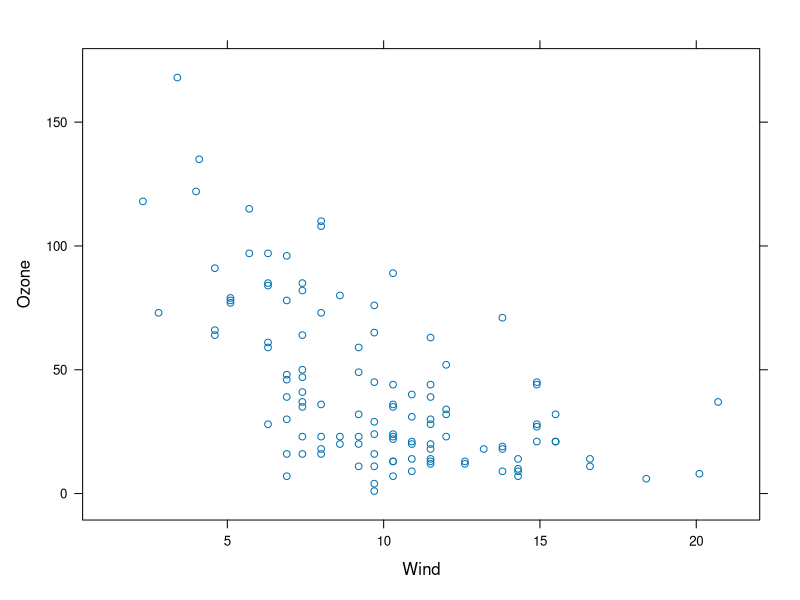
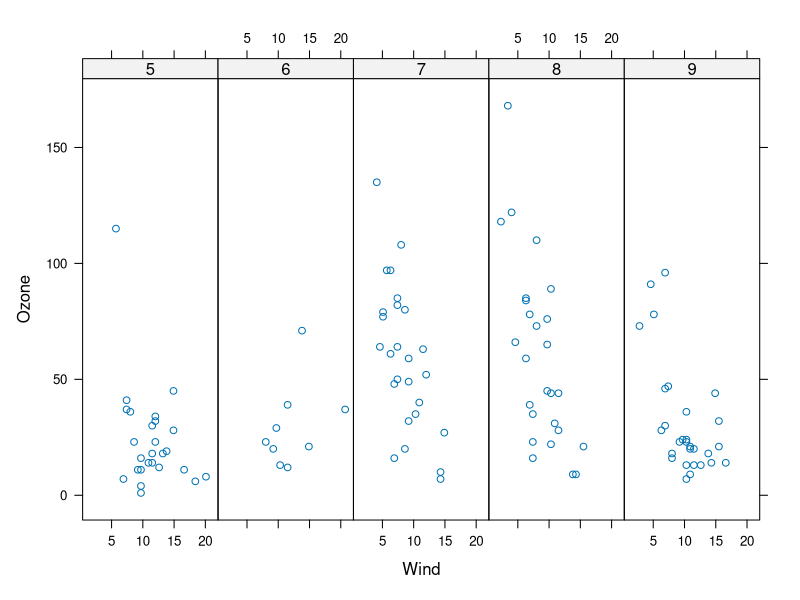
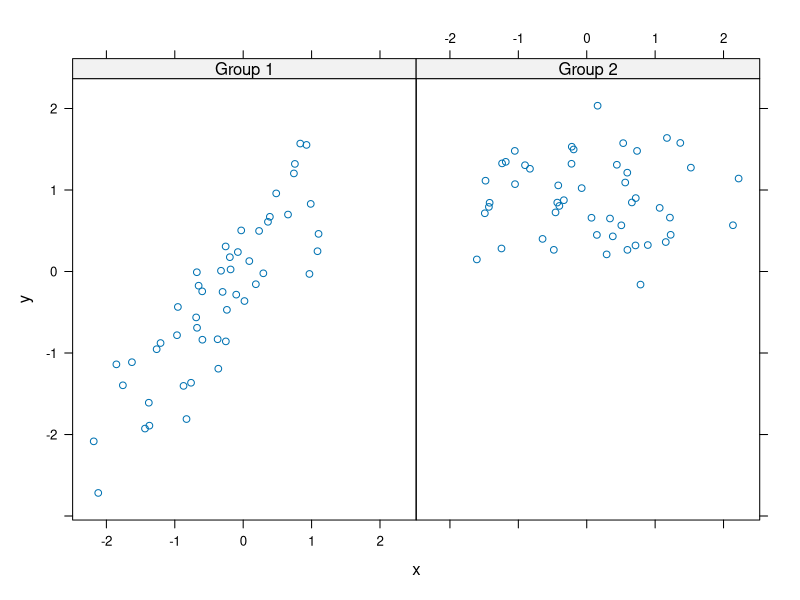
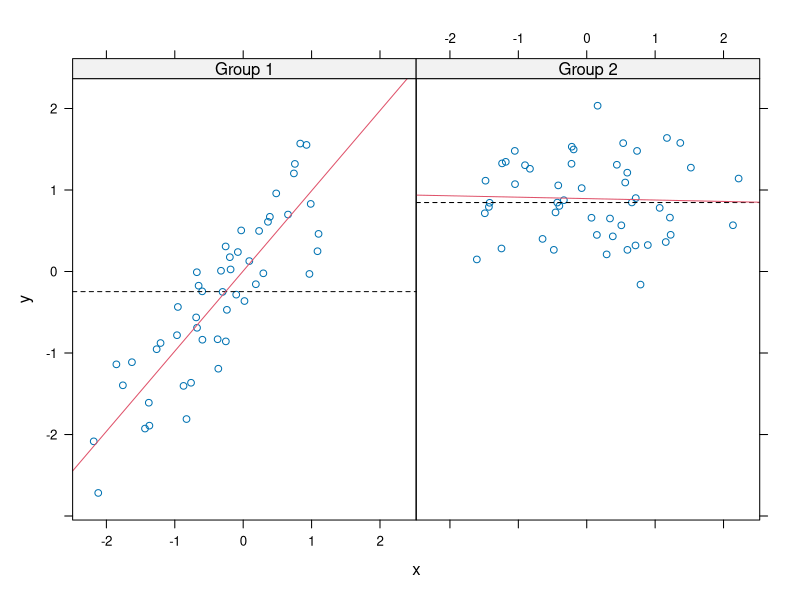
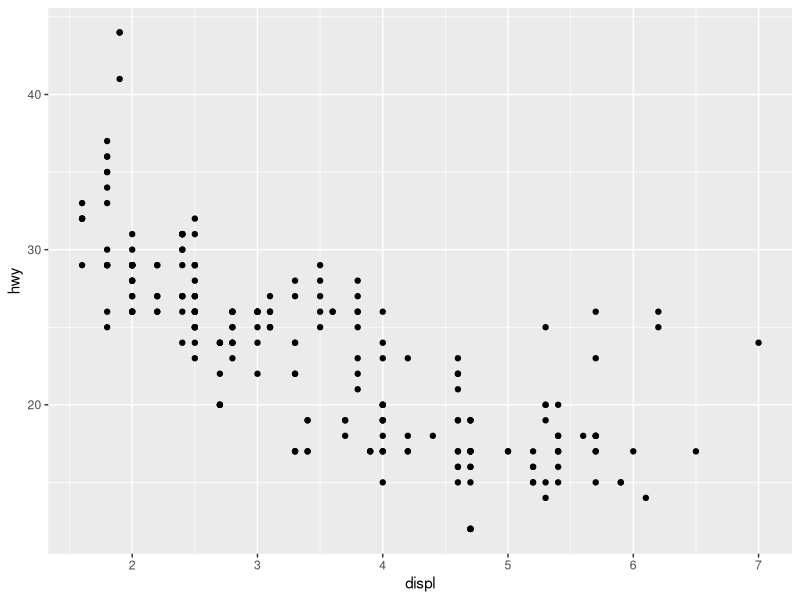
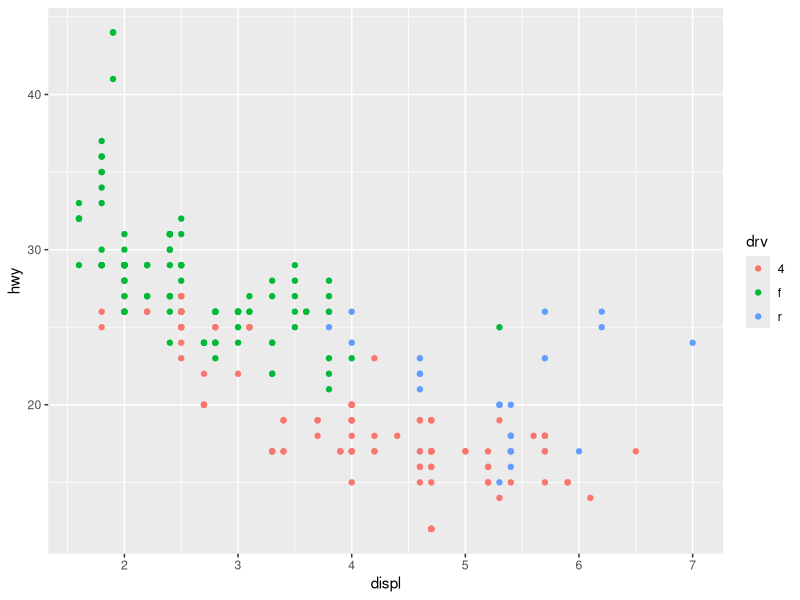
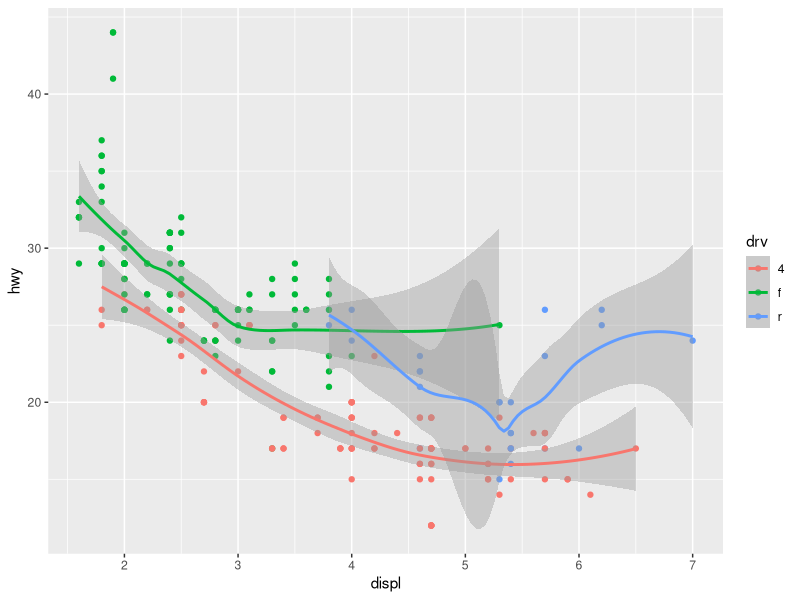
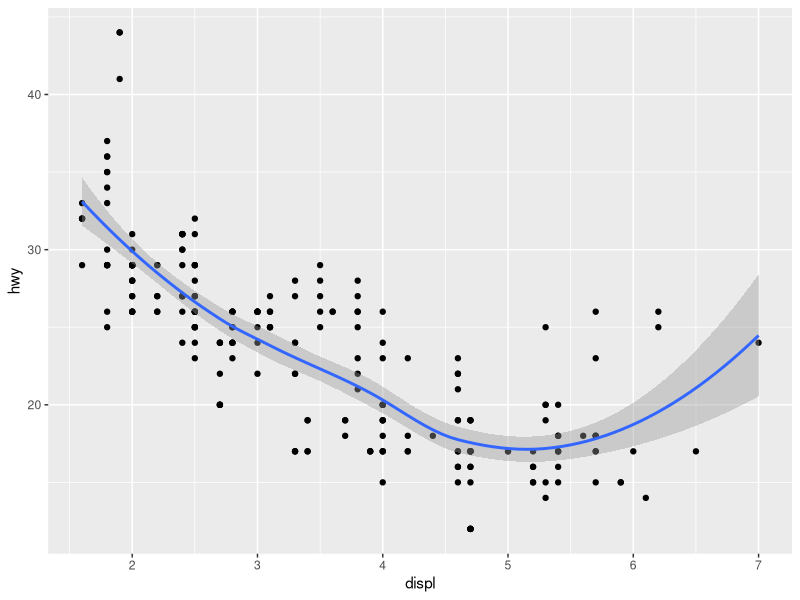

The R script that drew these images, in order:
## ---- chunk 1
library(datasets)
library(lattice)
xyplot(Ozone ~ Wind, data = airquality) # xyplot(y~x, data)
airquality <- transform(airquality, Month = factor(Month))
xyplot(Ozone ~ Wind | Month, data = airquality, layout = c(5,1)) # La barra permite utilizar categorias para que me las grafique por separado, layout = en que tipo de matriz quiero mostrar los graficos (5 columnas por 1 fila)
## ---- chunk 2
set.seed(10)
x <- rnorm(100)
f <- rep(0:1, each = 50)
y <- x+f-f*x+rnorm(100, sd = 0.5)
f <- factor(f,labels = c("Group 1", "Group 2"))
xyplot(y ~ x | f, layout = c(2,1)) #Plot normal
xyplot( y ~ x | f, panel = function(x,y,...){ # La funcion panel me permite editar el plot
        panel.xyplot(x,y,...) # Llamo a la funcion xyplot para crear los puntos
        panel.abline(h = median(y), lty = 2) #Creo una linea horizontal igual a la media (lty me da las lineas punteadas)
        panel.lmline(x , y, col = 2) #Una simple regresion lineal para los datos
})
## ---- chunk 3
library(ggplot2)
qplot(displ,hwy, data = mpg) # qplot(x,y,data)
qplot(displ,hwy, data = mpg, color = drv) # Puedo destacar subgrupos (factores) con color = factor
qplot(displ,hwy, data = mpg, color = drv, geom = c("point", "smooth")) #Puedo crear un suavizamiento de los datos por tipo
qplot(displ,hwy, data = mpg, geom = c("point", "smooth")) #Aqui lo puedo tener de manera general, la zona gris me indica el 95% de confiabilidad
qplot(hwy, data = mpg, fill = drv) #Puedo crear un histograma especificando solamente 1 variables qplot(x,data), aqui los separo por tipos como antes
qplot(displ, hwy, data = mpg, facets = .~drv) # Facets permite generar ventanas con varios graficos (El argumento se separa por ~, si pongo la variable categorica al lado derecho obtengo solo filas, al derecho solo columnas)
qplot(hwy, data = mpg, facets = drv~., binwidth = 2)
maacs <- read.csv("maacs.csv")
qplot(log(eno), data = maacs, na.rm =TRUE, bins = 30)
qplot(log(eno), data = maacs, na.rm =TRUE, bins = 30, fill = mopos)
qplot(log(eno), data = maacs , geom = "density", na.rm = TRUE) # Crea un grafico de densidad
qplot(log(eno), data = maacs , geom = "density", na.rm = TRUE, color = mopos) #Crea el grafico de densidad por tipo
qplot(log(pm25), log(eno), data = maacs, na.rm = TRUE) #Grafico de dispersion entre pm25 y eno
qplot(log(pm25), log(eno), data = maacs, na.rm = TRUE, shape = mopos) #Shapes permite cambiar las figuras
qplot(log(pm25), log(eno), data = maacs, na.rm = TRUE, color = mopos)
qplot(log(pm25),log(eno), data = maacs, na.rm = TRUE) + geom_smooth(method = "lm") #Agrego una regresion lineal
qplot(log(pm25),log(eno), data = maacs, color = mopos, na.rm = TRUE) + geom_smooth(method = "lm", na.rm = TRUE) #La misma regresion pero por grupos
qplot(log(pm25), log(eno), data = maacs, facets = .~mopos, na.rm = TRUE) + geom_smooth(method = "lm", na.rm = TRUE)
## ---- chunk 4
library(ggplot2)
qplot(logpm25, NocturnalSympt, data = maacs, facets = .~bmicat, method = "lm", na.rm = TRUE, geom = c("point", "smooth"))
# Manera mas lenta paso a paso
g <- ggplot(maacs[,c(6,7,8)], aes(logpm25, NocturnalSympt), na.rm = TRUE) #Creo el grafico
g + geom_point(na.rm = TRUE) #Le agrego los puntos
## ---- chunk 5
g <- ggplot(maacs[,c(6,7,8)], aes(logpm25, NocturnalSympt), na.rm = TRUE) #Creo el grafico
g + geom_point(na.rm = TRUE) #Le agrego los puntos
g + geom_point(na.rm = TRUE) + geom_smooth(method = "lm", na.rm = TRUE) #Creo una regresion lineal
g + geom_point(na.rm = TRUE) + geom_smooth(method = "lm", na.rm = TRUE) + facet_grid(.~bmicat) #Agrego mas de un plot
g + geom_point(color = "steelblue", size = 4, alpha = 1/2, na.rm = TRUE) # Cambio de color, tamaño, transparencia
g + geom_point(aes(color = bmicat), size = 4, alpha = 1/4, na.rm = TRUE) # Cambio de color por categoria
g + geom_point(aes(color = bmicat), size = 4, alpha = 1/4, na.rm = TRUE) +  labs(title = "MAACS Cohort") + labs(x = expression("log"*PM[2.5]), y = "Nocturnal Symptoms") #Le entrego titulo y nombre a los ejes
g + geom_point(aes(color = bmicat), size = 4, alpha = 1/4, na.rm = TRUE) +  labs(title = "MAACS Cohort") + labs(x = expression("log"*PM[2.5]), y = "Nocturnal Symptoms") + geom_smooth(size = 1, linetype = 2, method = "lm", se = FALSE, na.rm = TRUE) # Agrego una regresion lineal, (se = FALSE, desactiva el intervalo de confiaza)
g + geom_point(aes(color = bmicat), na.rm = TRUE) + theme_bw(base_family = "") #Cambio el aspecto del grafico
## ---- chunk 6
set.seed(100)
testdat <- data.frame(x = 1:100, y = rnorm(100))
testdat[50,2] <- 100
plot(testdat$x,testdat$y, type = "l", ylim = c(-3,3)) #Existe un dato que se escapa de el grafico
g <- ggplot(testdat, aes(x = x, y = y))
g + geom_line() #El valor extremo hace que todo mi grafico se vea demasiado grande
g + geom_line() + ylim(-3,3) #solo me muestra los datos que estan entre -3 y 3, oculta el resto
g + geom_line() + coord_cartesian(ylim = c(-3,3)) #coord_cartesian permite limitar el plano y no esconder datos
cutpoints <- quantile(maacs$logno2_new, seq(0,1,length = 4), na.rm = TRUE) #Me crea 4 intervalos para una variable continua poder hacerla categorica
maacs$logno2_new <- cut(maacs$logno2_new, cutpoints) #Corta la variable y la transforma en factores con los puntos dados
levels(maacs$logno2_new) #Niveles creados
